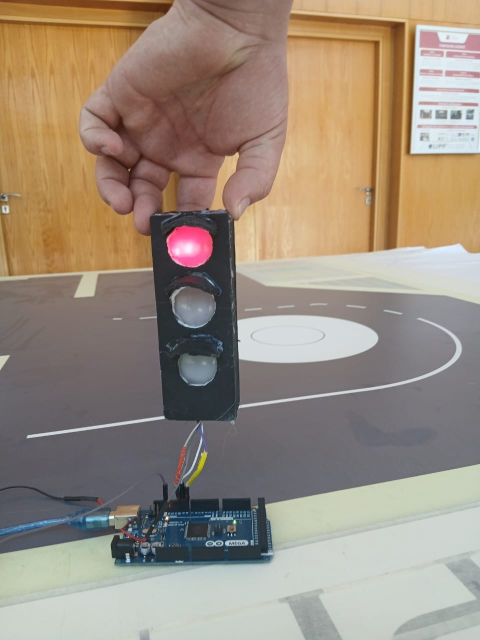
#> input picture UPFcomp/training/augmented_images/WhatsApp Image 2025-04-29 at 14.27.40_dee52d17.jpg_rotated_0.jpg, 960 x 1280 px, given in place of the camera (shown at 1/2 size)
$ python code1.py
#> lines starting #> are read from the running program, lines starting #| are printed output that depends on the picture; after the words box and inside, x2 and y2 are one past the last pixel; in counts of white or black regions, pixels touching at a corner belong together
import cv2
import numpy as np

import cv2
import numpy as np

class TrafficLightDetector:
    def __init__(self):
        # Updated HSV color ranges with your detected values
        self.color_ranges = {
            'red': ([160, 193, 181], [179, 223, 211]),        # First red range from detection
            'red2': ([160, 196, 182], [179, 226, 212]),  # Red wraps around 180
            'yellow': ([20, 100, 100], [30, 255, 255]),    # Keep existing or update similarly
            'green': ([40, 70, 70], [80, 255, 255]),       # Keep existing or update similarly
        }

        # Traffic light structure parameters
        self.min_light_radius = 5
        self.max_light_radius = 50
        self.min_traffic_light_aspect = 1.5  # Height/width ratio
        self.max_traffic_light_aspect = 4.0


    def detect_traffic_lights(self, frame):
        """Detect traffic lights and their current state"""
        hsv = cv2.cvtColor(frame, cv2.COLOR_BGR2HSV)
        gray = cv2.cvtColor(frame, cv2.COLOR_BGR2GRAY)

        # Detect possible traffic light candidates by shape
        candidates = self._find_traffic_light_candidates(gray)

        detected_lights = []

        for candidate in candidates:
            x, y, w, h = candidate
            roi = frame[y:y+h, x:x+w]

            # Detect which light is active
            light_state = self._detect_light_state(roi)

            if light_state != 'unknown':
                detected_lights.append({
                    'x': x,
                    'y': y,
                    'w': w,
                    'h': h,
                    'state': light_state
                })

        return detected_lights

    def _find_traffic_light_candidates(self, gray):
        """Find rectangular regions that could be traffic lights"""
        # Edge detection
        edges = cv2.Canny(gray, 50, 150)

        # Find contours
        contours, _ = cv2.findContours(edges, cv2.RETR_TREE, cv2.CHAIN_APPROX_SIMPLE)

        candidates = []

        for cnt in contours:
            # Approximate contour to polygon
            epsilon = 0.02 * cv2.arcLength(cnt, True)
            approx = cv2.approxPolyDP(cnt, epsilon, True)

            # We're looking for rectangular shapes
            if len(approx) == 4:
                x, y, w, h = cv2.boundingRect(cnt)
                aspect_ratio = float(h)/w

                # Check if aspect ratio matches traffic light
                if (self.min_traffic_light_aspect < aspect_ratio < self.max_traffic_light_aspect and
                    w > 20 and h > 40):  # Minimum size
                    candidates.append((x, y, w, h))

        return candidates

    def _detect_light_state(self, roi):
        """Determine which light is active in the traffic light"""
        hsv = cv2.cvtColor(roi, cv2.COLOR_BGR2HSV)
        height, width = roi.shape[:2]

        # Divide ROI into three parts (assuming vertical traffic light)
        red_zone = roi[0:int(height/3), 0:width]
        yellow_zone = roi[int(height/3):int(2*height/3), 0:width]
        green_zone = roi[int(2*height/3):height, 0:width]

        # Check each zone for color
        red_score = self._get_color_score(red_zone, 'red')
        yellow_score = self._get_color_score(yellow_zone, 'yellow')
        green_score = self._get_color_score(green_zone, 'green')

        # Determine which light is on
        max_score = max(red_score, yellow_score, green_score)

        if max_score < 0.1:  # Threshold for detection
            return 'unknown'

        if max_score == red_score:
            return 'red'
        elif max_score == yellow_score:
            return 'yellow'
        else:
            return 'green'

    def _get_color_score(self, zone, color):
        """Calculate how much of the zone matches the target color"""
        hsv = cv2.cvtColor(zone, cv2.COLOR_BGR2HSV)

        if color == 'red':
            lower1 = np.array(self.color_ranges['red'][0])
            upper1 = np.array(self.color_ranges['red'][1])
            lower2 = np.array(self.color_ranges['red2'][0])
            upper2 = np.array(self.color_ranges['red2'][1])
            mask1 = cv2.inRange(hsv, lower1, upper1)
            mask2 = cv2.inRange(hsv, lower2, upper2)
            mask = cv2.bitwise_or(mask1, mask2)
        else:
            lower = np.array(self.color_ranges[color][0])
            upper = np.array(self.color_ranges[color][1])
            mask = cv2.inRange(hsv, lower, upper)

        # Calculate percentage of zone that matches the color
        match_pixels = cv2.countNonZero(mask)
        total_pixels = zone.shape[0] * zone.shape[1]
        return float(match_pixels) / total_pixels

    def draw_detections(self, frame, lights):
        """Draw detected traffic lights on frame"""
        for light in lights:
            x, y, w, h = light['x'], light['y'], light['w'], light['h']
            state = light['state']

            # Draw bounding box
            color = {'red': (0, 0, 255),
                    'yellow': (0, 255, 255),
                    'green': (0, 255, 0)}.get(state, (255, 255, 255))

            cv2.rectangle(frame, (x, y), (x+w, y+h), color, 2)
            cv2.putText(frame, f"Traffic Light: {state}", (x, y-10),
                       cv2.FONT_HERSHEY_SIMPLEX, 0.5, color, 2)

# Example usage
if __name__ == "__main__":
    cap = cv2.VideoCapture(0)  # Or use a video file
    detector = TrafficLightDetector()

    while True:
        ret, frame = cap.read()
#> frame is the input picture: shape (1280, 960, 3); mean B, G, R 125.9, 140.7, 154.8
        if not ret:
            break

        # Detect traffic lights
        traffic_lights = detector.detect_traffic_lights(frame)
#> in detect_traffic_lights, `hsv = cv2.cvtColor(frame, cv2.COLOR_BGR2HSV)`: hsv: shape (1280, 960, 3); mean H, S, V 62.3, 59.1, 159.6
#> in detect_traffic_lights, `gray = cv2.cvtColor(frame, cv2.COLOR_BGR2GRAY)`:
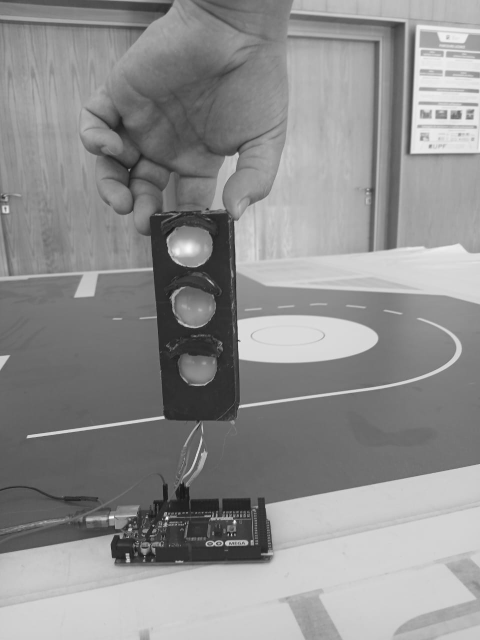
#> gray: shape (1280, 960) (shown at 1/2 size); min 10, max 252, mean 143.2
#> in _find_traffic_light_candidates, `edges = cv2.Canny(gray, 50, 150)`:
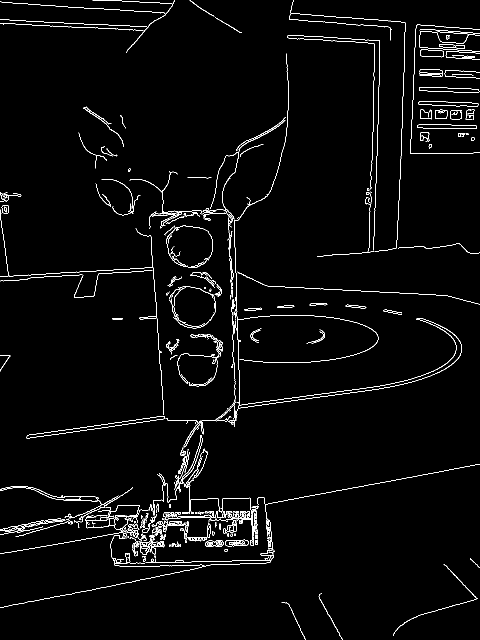
#> edges: shape (1280, 960) (shown at 1/2 size); 2.5% white in thin lines or dots
#> in _find_traffic_light_candidates, `contours, _ = cv2.findContours(edges, cv2.RETR_TREE, cv2.CHAIN_APPROX_..`: contours = 541 contours, 385 with area under 20; largest, box (x1, y1, x2, y2) and area: (53, 832, 330, 877) 1680, (53, 832, 330, 877) 1677, (838, 174, 959, 186) 884, (838, 174, 959, 186) 880, (834, 249, 954, 258) 824
#> the loop in _find_traffic_light_candidates, `for cnt in contours:` made 541 passes
#> (cnt, epsilon, approx, x, y, w, h, aspect_ratio) on passes 42, 53: ([[504, 1083], [503, 1084], [504, 1083], [505, 1083]], 0.0966, [[505, 1083], [504, 1083], [503, 1084], [504, 1083]], 503, 1083, 3, 2, 0.667), ([[292, 1087], [292, 1091], [292, 1088], [293, 1087]], 0.188, [[293, 1087], [292, 1087], [292, 1091], [292, 1088]], 292, 1087, 2, 5, 2.5)
#> (epsilon, approx, x, y, w, h, aspect_ratio) on passes 1, 2, 10, 31, 39, 45: (4.04, [[563, 1205], [578, 1209], [610, 1279], [578, 1209]], 563, 1205, 48, 75, 1.56), (4.67, [[643, 1186], [638, 1196], [684, 1279], [638, 1195]], 637, 1186, 48, 94, 1.96), (1.16, [[940, 1116], [941, 1119], [944, 1120], [959, 1135]], 940, 1116, 20, 20, 1), (0.2, [[359, 1089], [359, 1092], [361, 1092], [361, 1089]], 359, 1089, 3, 4, 1.33), (0.113, [[536, 1092], [537, 1091], [538, 1092], [537, 1093]], 536, 1091, 3, 3, 1), (0.113, [[347, 1088], [348, 1087], [349, 1088], [348, 1089]], 347, 1087, 3, 3, 1)
#> after the loop in _find_traffic_light_candidates, `for cnt in contours:`: candidates = [(563, 1205, 48, 75), (637, 1186, 48, 94)]
#> the loop in detect_traffic_lights, `for candidate in candidates:` made 2 passes
#> (x, y, w, h, height in _detect_light_state, width in _detect_light_state) on passes 1 to 2: (563, 1205, 48, 75, 75, 48), (637, 1186, 48, 94, 94, 48)
#> pass 1, in detect_traffic_lights, `roi = frame[y:y+h, x:x+w]`:
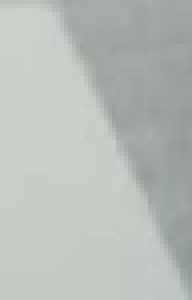
#> roi: shape (75, 48, 3) (shown 4 times larger); mean B, G, R 185.5, 190.5, 184
#> pass 1, in _detect_light_state, `red_zone = roi[0:int(height/3), 0:width]`:
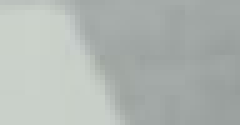
#> red_zone: shape (25, 48, 3) (shown 5 times larger); mean B, G, R 178.5, 182.6, 176.2
#> pass 1, in _detect_light_state, `yellow_zone = roi[int(height/3):int(2*height/3), 0:width]`:
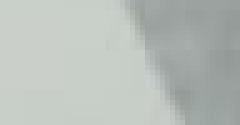
#> yellow_zone: shape (25, 48, 3) (shown 5 times larger); mean B, G, R 185.7, 190.7, 184.4
#> after the loop in detect_traffic_lights, `for candidate in candidates:`:
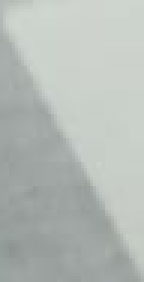
#> roi: shape (94, 48, 3) (shown 3 times larger); mean B, G, R 182.9, 187.3, 181.2
#> after the loop in detect_traffic_lights, `for candidate in candidates:`: detected_lights = []
#> traffic_lights = []

        # Draw detections
        detector.draw_detections(frame, traffic_lights)

        cv2.imshow('Traffic Light Detection', frame)

        if cv2.waitKey(1) & 0xFF == ord('q'):
#> (key q is pressed here)
            break

    cap.release()
    cv2.destroyAllWindows()

$ run again, on UPFcomp/training/augmented_images/WhatsApp Image 2025-04-29 at 14.27.40_dee52d17.jpg_rotated_120.jpg
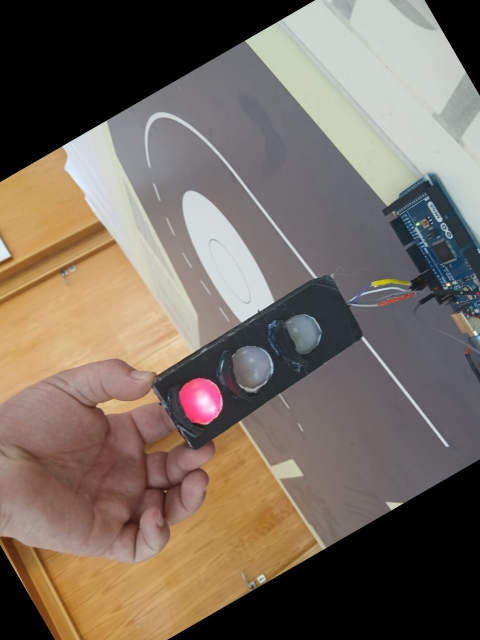
#> input picture UPFcomp/training/augmented_images/WhatsApp Image 2025-04-29 at 14.27.40_dee52d17.jpg_rotated_120.jpg, 960 x 1280 px, given in place of the camera (shown at 1/2 size)
#> frame is the input picture: shape (1280, 960, 3); mean B, G, R 95.9, 107, 119
#> in _find_traffic_light_candidates, `edges = cv2.Canny(gray, 50, 150)`:
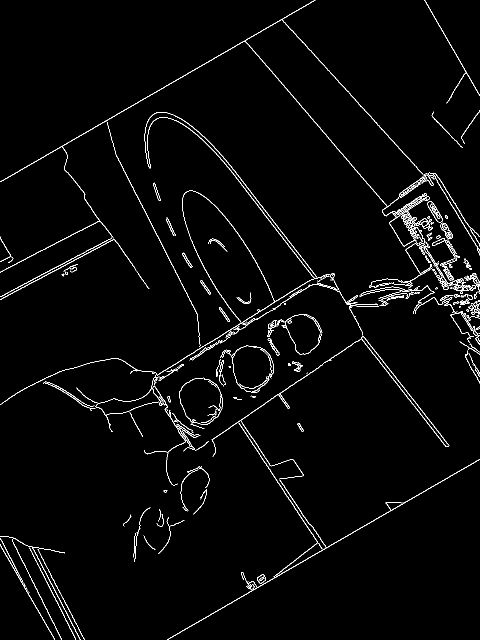
#> edges: shape (1280, 960) (shown at 1/2 size); 2.2% white in thin lines or dots
#> contours = 446 contours, 297 with area under 20; largest, box (x1, y1, x2, y2) and area: (358, 755, 446, 850) 6150, (358, 755, 446, 850) 6072, (722, 672, 899, 894) 1844, (722, 673, 899, 894) 1506, (0, 0, 867, 435) 768
#> the loop in _find_traffic_light_candidates, `for cnt in contours:` made 446 passes
#> (epsilon, approx, x, y, w, h, aspect_ratio) on passes 15, 20, 25, 40, 51: (0.596, [[637, 1086], [639, 1091], [644, 1098], [643, 1095]], 637, 1086, 8, 13, 1.62), (2.04, [[272, 1065], [269, 1072], [267, 1114], [269, 1072]], 267, 1065, 6, 50, 8.33), (5.03, [[300, 1015], [280, 1038], [269, 1123], [280, 1038]], 268, 1015, 33, 109, 3.3), (16.85, [[477, 846], [635, 1085], [547, 1153], [635, 1085]], 477, 846, 159, 308, 1.94), (2.2, [[153, 775], [175, 797], [194, 805], [176, 797]], 153, 775, 42, 31, 0.738)
#> after the loop in _find_traffic_light_candidates, `for cnt in contours:`: candidates = [(268, 1015, 33, 109), (477, 846, 159, 308), (937, 707, 23, 47), (930, 701, 30, 66), (520, 698, 23, 48), (0, 473, 23, 51), (922, 220, 38, 68)]
#> the loop in detect_traffic_lights, `for candidate in candidates:` made 7 passes
#> (x, y, w, h, height in _detect_light_state, width in _detect_light_state, yellow_score in _detect_light_state) on passes 1, 3, 4, 5, 6, 7: (268, 1015, 33, 109, 109, 33, 0), (937, 707, 23, 47, 47, 23, 0), (930, 701, 30, 66, 66, 30, 0), (520, 698, 23, 48, 48, 23, 0), (0, 473, 23, 51, 51, 23, 0), (922, 220, 38, 68, 68, 38, 0)
#> after the loop in detect_traffic_lights, `for candidate in candidates:`:
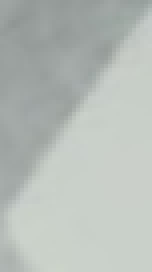
#> roi: shape (68, 38, 3) (shown 4 times larger); mean B, G, R 183.9, 188.7, 182.3
#> after the loop in detect_traffic_lights, `for candidate in candidates:`: detected_lights = []

$ run again, on UPFcomp/training/augmented_images/WhatsApp Image 2025-04-29 at 14.27.40_dee52d17.jpg_rotated_150.jpg
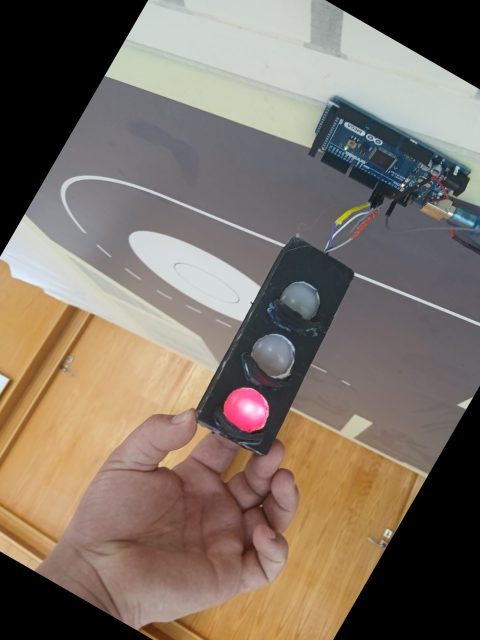
#> input picture UPFcomp/training/augmented_images/WhatsApp Image 2025-04-29 at 14.27.40_dee52d17.jpg_rotated_150.jpg, 960 x 1280 px, given in place of the camera (shown at 1/2 size)
#> frame is the input picture: shape (1280, 960, 3); mean B, G, R 101.8, 113.1, 125.3
#> in _find_traffic_light_candidates, `edges = cv2.Canny(gray, 50, 150)`:
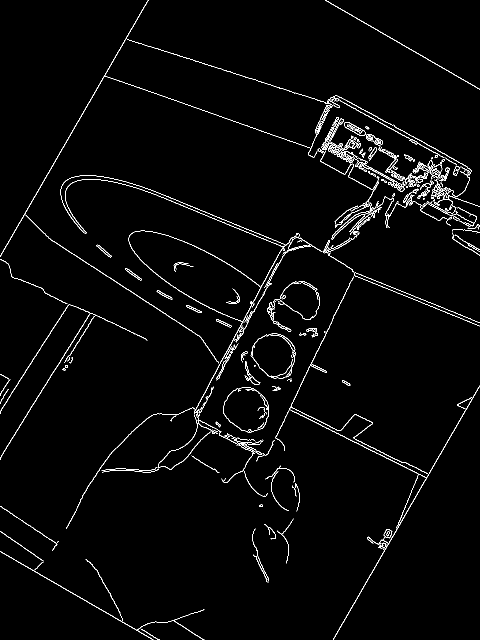
#> edges: shape (1280, 960) (shown at 1/2 size); 2.2% white in thin lines or dots
#> contours = 473 contours, 316 with area under 20; largest, box (x1, y1, x2, y2) and area: (446, 774, 538, 866) 6152, (446, 774, 538, 866) 6051, (501, 667, 591, 758) 5904, (503, 667, 591, 758) 5724, (121, 351, 590, 1058) 751
#> the loop in _find_traffic_light_candidates, `for cnt in contours:` made 473 passes
#> (epsilon, approx, x, y, w, h, aspect_ratio) on passes 5, 6, 15, 19, 25: (6.32, [[171, 1118], [194, 1141], [245, 1241], [194, 1140]], 171, 1118, 75, 124, 1.65), (2.85, [[506, 1109], [512, 1114], [536, 1165], [512, 1112]], 506, 1109, 31, 57, 1.84), (4.87, [[510, 1057], [505, 1082], [536, 1162], [505, 1082]], 505, 1057, 32, 106, 3.31), (6.81, [[0, 1012], [112, 1086], [104, 1101], [114, 1089]], 0, 1012, 118, 90, 0.763), (4.8, [[316, 937], [292, 945], [204, 944], [292, 945]], 204, 937, 113, 9, 0.0796)
#> after the loop in _find_traffic_light_candidates, `for cnt in contours:`: candidates = [(171, 1118, 75, 124), (506, 1109, 31, 57), (505, 1057, 32, 106), (0, 748, 21, 44), (433, 692, 32, 69)]
#> the loop in detect_traffic_lights, `for candidate in candidates:` made 5 passes
#> (x, y, w, h, height in _detect_light_state, width in _detect_light_state) on passes 1 to 5: (171, 1118, 75, 124, 124, 75), (506, 1109, 31, 57, 57, 31), (505, 1057, 32, 106, 106, 32), (0, 748, 21, 44, 44, 21), (433, 692, 32, 69, 69, 32)
#> after the loop in detect_traffic_lights, `for candidate in candidates:`:
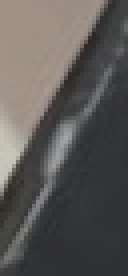
#> roi: shape (69, 32, 3) (shown 4 times larger); mean B, G, R 86.8, 88.5, 91.8
#> after the loop in detect_traffic_lights, `for candidate in candidates:`: detected_lights = []

$ run again, on UPFcomp/training/augmented_images/WhatsApp Image 2025-04-29 at 14.27.40_dee52d17.jpg_rotated_30.jpg
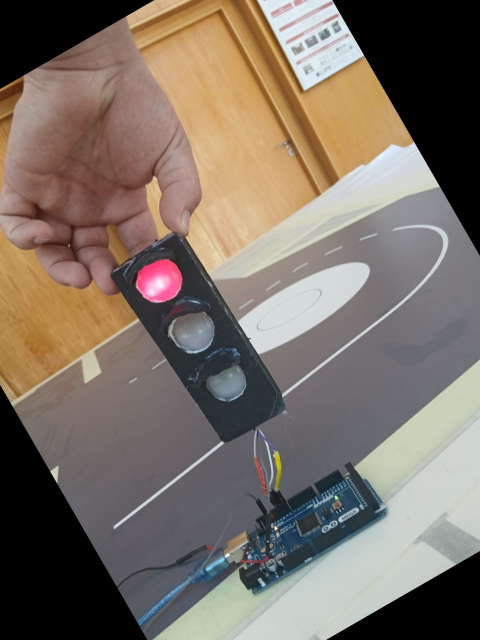
#> input picture UPFcomp/training/augmented_images/WhatsApp Image 2025-04-29 at 14.27.40_dee52d17.jpg_rotated_30.jpg, 960 x 1280 px, given in place of the camera (shown at 1/2 size)
#> frame is the input picture: shape (1280, 960, 3); mean B, G, R 101.9, 111.8, 123.1
#> in _find_traffic_light_candidates, `edges = cv2.Canny(gray, 50, 150)`:
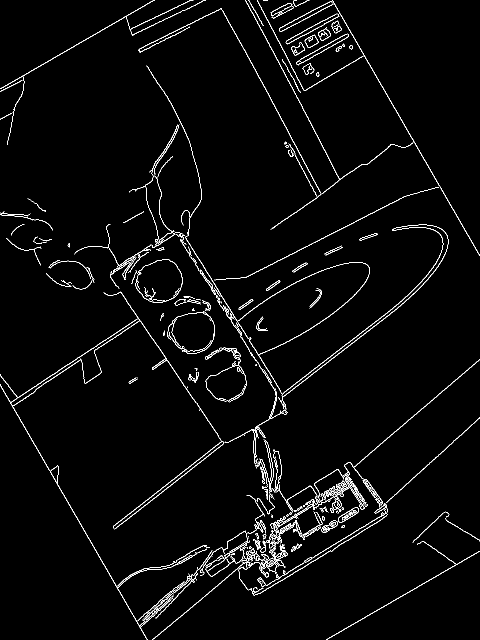
#> edges: shape (1280, 960) (shown at 1/2 size); 2.7% white in thin lines or dots
#> contours = 504 contours, 325 with area under 20; largest, box (x1, y1, x2, y2) and area: (271, 518, 366, 606) 6152, (271, 518, 366, 606) 6072, (227, 882, 449, 1059) 1845, (227, 882, 448, 1059) 1504, (592, 67, 698, 131) 892
#> the loop in _find_traffic_light_candidates, `for cnt in contours:` made 504 passes
#> (cnt, epsilon, approx, x, y, w, h, aspect_ratio) on pass 16: ([[521, 1162], [520, 1163], [521, 1163], [522, 1162]], 0.0966, [[522, 1162], [521, 1162], [520, 1163], [521, 1163]], 520, 1162, 3, 2, 0.667)
#> after the loop in _find_traffic_light_candidates, `for cnt in contours:`: candidates = [(308, 249, 51, 101), (299, 249, 57, 102), (14, 153, 35, 137)]
#> the loop in detect_traffic_lights, `for candidate in candidates:` made 3 passes
#> (x, y, w, h, height in _detect_light_state, width in _detect_light_state) on passes 1 to 3: (308, 249, 51, 101, 101, 51), (299, 249, 57, 102, 102, 57), (14, 153, 35, 137, 137, 35)
#> after the loop in detect_traffic_lights, `for candidate in candidates:`:
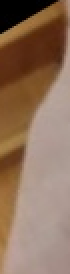
#> roi: shape (137, 35, 3) (shown 2 times larger); mean B, G, R 91.1, 112.6, 142.1
#> after the loop in detect_traffic_lights, `for candidate in candidates:`: detected_lights = []
